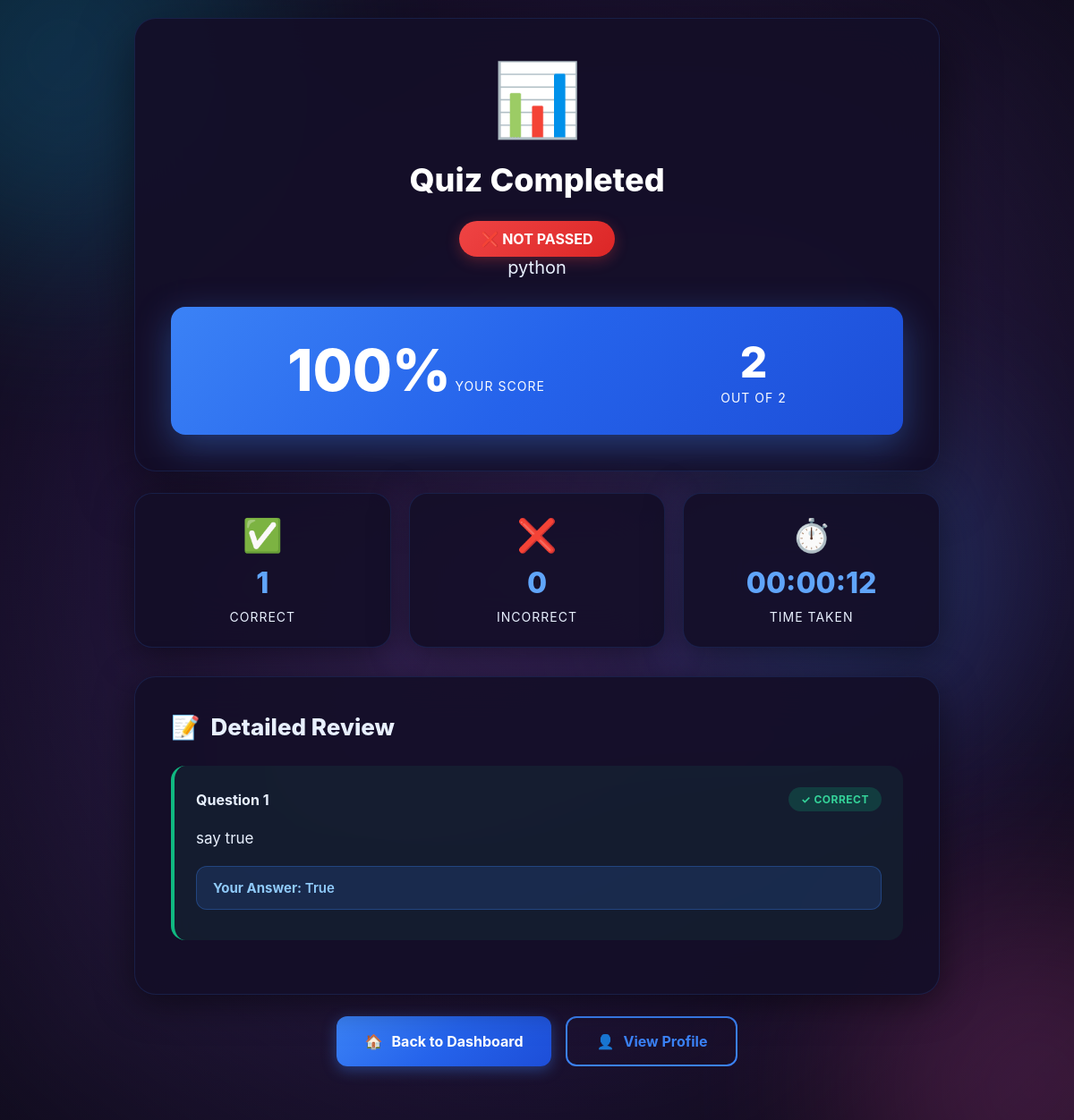
The app's page /quiz/student/attempt/9/result/ (signed in) with its own data.
### quiz/models.py (models this page shows, shortened)
class Quiz(models.Model):
    created_by = models.ForeignKey(Teacher, on_delete=models.CASCADE, related_name='quizzes')
    title = models.CharField(max_length=200, db_index=True)
    category = models.CharField(max_length=100, db_index=True, help_text="Subject category")
    description = models.TextField(blank=True)
    DIFFICULTY_CHOICES = [
        ('easy', 'Easy'),
        ('medium', 'Medium'),
        ('hard', 'Hard'),
    ]
    difficulty = models.CharField(max_length=20, choices=DIFFICULTY_CHOICES, default='medium')
    time_limit = models.IntegerField(
        validators=[MinValueValidator(1), MaxValueValidator(300)],
        help_text="Time limit in minutes"
    )
    total_marks = models.IntegerField(
        validators=[MinValueValidator(1)],
        help_text="Total marks for the quiz"
    )
    passing_marks = models.IntegerField(
        validators=[MinValueValidator(0)],
        help_text="Minimum marks to pass",
        null=True,
        blank=True
    )
    STATUS_CHOICES = [
        ('draft', 'Draft'),
        ('active', 'Active'),
        ('archived', 'Archived'),
    ]
    status = models.CharField(max_length=20, choices=STATUS_CHOICES, default='active', db_index=True)
    allow_retake = models.BooleanField(default=True, help_text="Allow students to retake quiz")
    max_attempts = models.IntegerField(
        default=3,
        validators=[MinValueValidator(1), MaxValueValidator(10)],
        help_text="Maximum attempts allowed"
    )
    shuffle_questions = models.BooleanField(default=False, help_text="Randomize question order")
    shuffle_options = models.BooleanField(default=False, help_text="Randomize option order")
    show_correct_answers = models.BooleanField(default=True, help_text="Show correct answers after completion")
    created_at = models.DateTimeField(default=timezone.now, db_index=True)
    updated_at = models.DateTimeField(auto_now=True)
    class Meta:
        verbose_name = 'Quiz'
        verbose_name_plural = 'Quizzes'
        ordering = ['-created_at']
        indexes = [
            models.Index(fields=['-created_at', 'status']),
            models.Index(fields=['category', 'difficulty']),
        ]

class QuizAttempt(models.Model):
    student = models.ForeignKey(User, on_delete=models.CASCADE, related_name='quiz_attempts')
    quiz = models.ForeignKey(Quiz, on_delete=models.CASCADE, related_name='attempts')
    start_time = models.DateTimeField(default=timezone.now, db_index=True)
    end_time = models.DateTimeField(null=True, blank=True)
    time_spent = models.IntegerField(default=0, help_text="Time spent in seconds")
    score = models.IntegerField(null=True, blank=True, help_text="Marks obtained")
    max_score = models.IntegerField(default=0, help_text="Maximum possible marks for this attempt")
    total_marks = models.IntegerField(default=0, help_text="Total marks for this attempt (deprecated, use max_score)")
    percentage = models.FloatField(
        null=True,
        blank=True,
        validators=[MinValueValidator(0), MaxValueValidator(100)]
    )
    STATUS_CHOICES = [
        ('in_progress', 'In Progress'),
        ('completed', 'Completed'),
        ('abandoned', 'Abandoned'),
    ]
    status = models.CharField(max_length=20, choices=STATUS_CHOICES, default='in_progress', db_index=True)
    correct_answers = models.IntegerField(default=0)
    incorrect_answers = models.IntegerField(default=0)
    unanswered = models.IntegerField(default=0)
    passed = models.BooleanField(null=True, blank=True)
    ip_address = models.GenericIPAddressField(null=True, blank=True)
    user_agent = models.CharField(max_length=255, blank=True)
    created_at = models.DateTimeField(default=timezone.now)
    updated_at = models.DateTimeField(auto_now=True)
    class Meta:
        verbose_name = 'Quiz Attempt'
        verbose_name_plural = 'Quiz Attempts'
        ordering = ['-start_time']
        indexes = [
            models.Index(fields=['-start_time', 'status']),
            models.Index(fields=['student', 'quiz']),
        ]
    @property
    def time_spent_formatted(self):
        hours, remainder = divmod(self.time_spent, 3600)
        minutes, seconds = divmod(remainder, 60)
        return f"{hours:02d}:{minutes:02d}:{seconds:02d}"

class StudentAnswer(models.Model):
    attempt = models.ForeignKey(QuizAttempt, on_delete=models.CASCADE, related_name='answers')
    question = models.ForeignKey(Question, on_delete=models.CASCADE)
    selected_option = models.ForeignKey(
        Option,
        on_delete=models.SET_NULL,
        null=True,
        blank=True,
        help_text="Selected option (new approach)"
    )
    selected_option_index = models.IntegerField(
        default=0,
        validators=[MinValueValidator(0), MaxValueValidator(3)],
        help_text="Selected option index (0-3) - deprecated"
    )
    is_correct = models.BooleanField(default=False)
    is_flagged = models.BooleanField(default=False, help_text="Question flagged for review")
    time_taken = models.IntegerField(default=0, help_text="Time taken to answer in seconds")
    created_at = models.DateTimeField(default=timezone.now)
    class Meta:
        verbose_name = 'Student Answer'
        verbose_name_plural = 'Student Answers'
        unique_together = ['attempt', 'question']
        indexes = [
            models.Index(fields=['attempt', 'question']),
        ]

class Question(models.Model):
    quiz = models.ForeignKey(Quiz, on_delete=models.CASCADE, related_name='questions')
    question_text = models.TextField(help_text="The question to ask")
    QUESTION_TYPE_CHOICES = [
        ('multiple_choice', 'Multiple Choice'),
        ('true_false', 'True/False'),
    ]
    question_type = models.CharField(max_length=20, choices=QUESTION_TYPE_CHOICES, default='multiple_choice')
    marks = models.IntegerField(
        default=1,
        validators=[MinValueValidator(1), MaxValueValidator(100)]
    )
    option_a = models.CharField(max_length=500, blank=True, default='')
    option_b = models.CharField(max_length=500, blank=True, default='')
    option_c = models.CharField(max_length=500, blank=True, default='')
    option_d = models.CharField(max_length=500, blank=True, default='')
    correct_answer = models.IntegerField(
        default=0,
        validators=[MinValueValidator(0), MaxValueValidator(3)],
        help_text="0=Option A, 1=Option B, 2=Option C, 3=Option D"
    )
    explanation = models.TextField(blank=True, help_text="Explanation for the correct answer")
    order = models.IntegerField(default=0, help_text="Display order in quiz")
    created_at = models.DateTimeField(default=timezone.now)
    updated_at = models.DateTimeField(auto_now=True)
    class Meta:
        verbose_name = 'Question'
        verbose_name_plural = 'Questions'
        ordering = ['order', 'id']
        indexes = [
            models.Index(fields=['quiz', 'order']),
        ]

class Option(models.Model):
    question = models.ForeignKey(Question, on_delete=models.CASCADE, related_name='option_set')
    option_text = models.CharField(max_length=500)
    is_correct = models.BooleanField(default=False)
    order = models.IntegerField(default=0)
    created_at = models.DateTimeField(default=timezone.now)
    class Meta:
        verbose_name = 'Option'
        verbose_name_plural = 'Options'
        ordering = ['order', 'id']

### quiz/views.py (the view)
# urls.py: path('student/attempt/<int:attempt_id>/result/', views.quiz_result, name='quiz_result'),
@login_required
def quiz_result(request, attempt_id):
    attempt = get_object_or_404(QuizAttempt, id=attempt_id, student=request.user)
    answers = StudentAnswer.objects.filter(attempt=attempt).select_related('question', 'selected_option').prefetch_related('question__option_set')
    total_questions = answers.count()
    correct_answers = answers.filter(is_correct=True).count()
    context = {'attempt': attempt, 'answers': answers, 'quiz': attempt.quiz, 'total_questions': total_questions, 'correct_answers': correct_answers}
    return render(request, TEMPLATE_STUDENT_QUIZ_RESULT, context)

### Templates/student/quiz_result.html (shortened to what this page needs)
{% load static %}
<!DOCTYPE html>
<html lang="en">
<head>
</head>
<body>
    <div class="video-background">
    </div>
    <div class="animated-bg">
        <div class="orb orb-2"></div>
    </div>
    <div class="container">
        <div class="header">
            {% if attempt.score >= quiz.passing_marks %}
                <div class="result-icon">🎉</div>
                <h1 class="result-title">Congratulations!</h1>
                <span class="pass-badge">✅ PASSED</span>
            {% else %}
                <div class="result-icon">📊</div>
                <h1 class="result-title">Quiz Completed</h1>
                <span class="fail-badge">❌ NOT PASSED</span>
            {% endif %}
            <p class="quiz-name">{{ quiz.title }}</p>
            <div class="score-card">
                <div class="score-item">
                    <span class="percentage">{{ attempt.percentage|floatformat:0 }}%</span>
                    <span class="score-label">Your Score</span>
                </div>
                <div class="score-item">
                    <span class="score-value">{{ attempt.score }}</span>
                    <span class="score-label">Out of {{ attempt.max_score }}</span>
                </div>
            </div>
        </div>
        <div class="stats-grid">
            <div class="stat-box">
                <div class="stat-icon">✅</div>
                <span class="stat-value">{{ attempt.correct_answers }}</span>
                <span class="stat-label">Correct</span>
            </div>
            <div class="stat-box">
                <div class="stat-icon">❌</div>
                <span class="stat-value">{{ attempt.incorrect_answers }}</span>
                <span class="stat-label">Incorrect</span>
            </div>
            <div class="stat-box">
                <div class="stat-icon">⏱️</div>
                <span class="stat-value">{{ attempt.time_spent_formatted }}</span>
                <span class="stat-label">Time Taken</span>
            </div>
        </div>
        {% if answers %}
        <div class="answers-section">
            <h2 class="section-title">
                <span>📝</span>
                <span>Detailed Review</span>
            </h2>
            {% for answer in answers %}
            <div class="question-card {% if answer.is_correct %}correct{% else %}incorrect{% endif %}">
                <div class="question-header">
                    <span class="question-number">Question {{ forloop.counter }}</span>
                    <span class="question-status {% if answer.is_correct %}status-correct{% else %}status-incorrect{% endif %}">
                        {% if answer.is_correct %}✓ Correct{% else %}✗ Incorrect{% endif %}
                    </span>
                </div>
                <div class="question-text">
                    {{ answer.question.question_text }}
                </div>
                <div class="answer-row your-answer {% if not answer.is_correct %}wrong{% endif %}">
                    <strong>Your Answer:</strong> {{ answer.selected_option.option_text }}
                </div>
            </div>
            {% endfor %}
        </div>
        {% endif %}
        <div class="action-buttons">
            <a href="{% url 'quiz:student_dashboard' %}" class="btn btn-primary">
                <span>🏠</span>
                <span>Back to Dashboard</span>
            </a>
            <a href="{% url 'quiz:student_profile' %}" class="btn btn-secondary">
                <span>👤</span>
                <span>View Profile</span>
            </a>
        </div>
    </div>
</body>
</html>

### records on screen
Quiz: title "python"
QuizAttempt: percentage "100", score "2", max_score "2", correct_answers "1", incorrect_answers "0", time_spent_formatted "00:00:12"
StudentAnswer: is_correct "✓ CORRECT", question.question_text "say true", selected_option.option_text "True"
